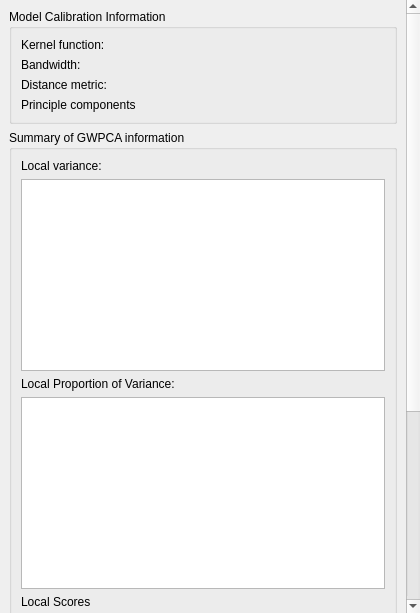
<?xml version="1.0" encoding="UTF-8"?>
<ui version="4.0">
 <class>GwmPropertyGWPCATab</class>
 <widget class="QWidget" name="GwmPropertyGWPCATab">
  <property name="geometry">
   <rect>
    <x>0</x>
    <y>0</y>
    <width>420</width>
    <height>613</height>
   </rect>
  </property>
  <property name="windowTitle">
   <string>Form</string>
  </property>
  <layout class="QGridLayout" name="gridLayout">
   <property name="leftMargin">
    <number>0</number>
   </property>
   <property name="topMargin">
    <number>0</number>
   </property>
   <property name="rightMargin">
    <number>0</number>
   </property>
   <property name="bottomMargin">
    <number>0</number>
   </property>
   <item row="0" column="0">
    <widget class="QScrollArea" name="scrollArea">
     <property name="frameShape">
      <enum>QFrame::NoFrame</enum>
     </property>
     <property name="frameShadow">
      <enum>QFrame::Plain</enum>
     </property>
     <property name="lineWidth">
      <number>0</number>
     </property>
     <property name="widgetResizable">
      <bool>true</bool>
     </property>
     <property name="alignment">
      <set>Qt::AlignLeading|Qt::AlignLeft|Qt::AlignTop</set>
     </property>
     <widget class="QWidget" name="scrollAreaWidgetContents">
      <property name="geometry">
       <rect>
        <x>0</x>
        <y>-280</y>
        <width>403</width>
        <height>893</height>
       </rect>
      </property>
      <layout class="QVBoxLayout" name="verticalLayout">
       <item>
        <widget class="QGroupBox" name="groupBox">
         <property name="sizePolicy">
          <sizepolicy hsizetype="Preferred" vsizetype="Fixed">
           <horstretch>0</horstretch>
           <verstretch>0</verstretch>
          </sizepolicy>
         </property>
         <property name="title">
          <string>Model Calibration Information</string>
         </property>
         <layout class="QFormLayout" name="formLayout">
          <item row="0" column="0">
           <widget class="QLabel" name="label">
            <property name="text">
             <string>Kernel function:</string>
            </property>
           </widget>
          </item>
          <item row="0" column="1">
           <widget class="QLabel" name="lblKernelFunction">
            <property name="text">
             <string/>
            </property>
           </widget>
          </item>
          <item row="1" column="0">
           <widget class="QLabel" name="lblBandwidthType">
            <property name="text">
             <string>Bandwidth:</string>
            </property>
           </widget>
          </item>
          <item row="1" column="1">
           <widget class="QLabel" name="lblBandwidthSize">
            <property name="text">
             <string/>
            </property>
           </widget>
          </item>
          <item row="2" column="0">
           <widget class="QLabel" name="label_7">
            <property name="text">
             <string>Distance metric:</string>
            </property>
           </widget>
          </item>
          <item row="2" column="1">
           <widget class="QLabel" name="lblDistanceMetric">
            <property name="text">
             <string/>
            </property>
           </widget>
          </item>
          <item row="3" column="0">
           <widget class="QLabel" name="label_4">
            <property name="text">
             <string>Principle components</string>
            </property>
           </widget>
          </item>
          <item row="3" column="1">
           <widget class="QLabel" name="lblPCCount">
            <property name="text">
             <string/>
            </property>
           </widget>
          </item>
         </layout>
        </widget>
       </item>
       <item>
        <widget class="QGroupBox" name="groupBox_2">
         <property name="sizePolicy">
          <sizepolicy hsizetype="Preferred" vsizetype="Fixed">
           <horstretch>0</horstretch>
           <verstretch>0</verstretch>
          </sizepolicy>
         </property>
         <property name="title">
          <string>Summary of GWPCA information</string>
         </property>
         <layout class="QGridLayout" name="gridLayout_2">
          <property name="leftMargin">
           <number>9</number>
          </property>
          <property name="topMargin">
           <number>9</number>
          </property>
          <property name="rightMargin">
           <number>9</number>
          </property>
          <property name="bottomMargin">
           <number>9</number>
          </property>
          <item row="2" column="0">
           <widget class="QLabel" name="label_3">
            <property name="text">
             <string>Local Proportion of Variance: </string>
            </property>
           </widget>
          </item>
          <item row="1" column="0">
           <widget class="QTableWidget" name="tbwLocalvariance">
            <property name="sizePolicy">
             <sizepolicy hsizetype="Expanding" vsizetype="Fixed">
              <horstretch>0</horstretch>
              <verstretch>0</verstretch>
             </sizepolicy>
            </property>
            <property name="minimumSize">
             <size>
              <width>0</width>
              <height>128</height>
             </size>
            </property>
           </widget>
          </item>
          <item row="0" column="0">
           <widget class="QLabel" name="label_2">
            <property name="text">
             <string>Local variance: </string>
            </property>
           </widget>
          </item>
          <item row="3" column="0">
           <widget class="QTableWidget" name="tbwProp">
            <property name="sizePolicy">
             <sizepolicy hsizetype="Expanding" vsizetype="Fixed">
              <horstretch>0</horstretch>
              <verstretch>0</verstretch>
             </sizepolicy>
            </property>
           </widget>
          </item>
          <item row="5" column="0">
           <widget class="QTableWidget" name="tbwScores">
            <property name="sizePolicy">
             <sizepolicy hsizetype="Expanding" vsizetype="Fixed">
              <horstretch>0</horstretch>
              <verstretch>0</verstretch>
             </sizepolicy>
            </property>
           </widget>
          </item>
          <item row="4" column="0">
           <widget class="QLabel" name="label_5">
            <property name="text">
             <string>Local Scores</string>
            </property>
           </widget>
          </item>
         </layout>
        </widget>
       </item>
       <item>
        <widget class="QGroupBox" name="grpBwSelView">
         <property name="title">
          <string>Bandwidth Selection View</string>
         </property>
         <layout class="QVBoxLayout" name="verticalLayout_3"/>
        </widget>
       </item>
       <item>
        <widget class="QPushButton" name="btnSaveRes">
         <property name="sizePolicy">
          <sizepolicy hsizetype="Fixed" vsizetype="Fixed">
           <horstretch>0</horstretch>
           <verstretch>0</verstretch>
          </sizepolicy>
         </property>
         <property name="text">
          <string>Save</string>
         </property>
        </widget>
       </item>
      </layout>
     </widget>
    </widget>
   </item>
  </layout>
 </widget>
 <resources/>
 <connections/>
</ui>
